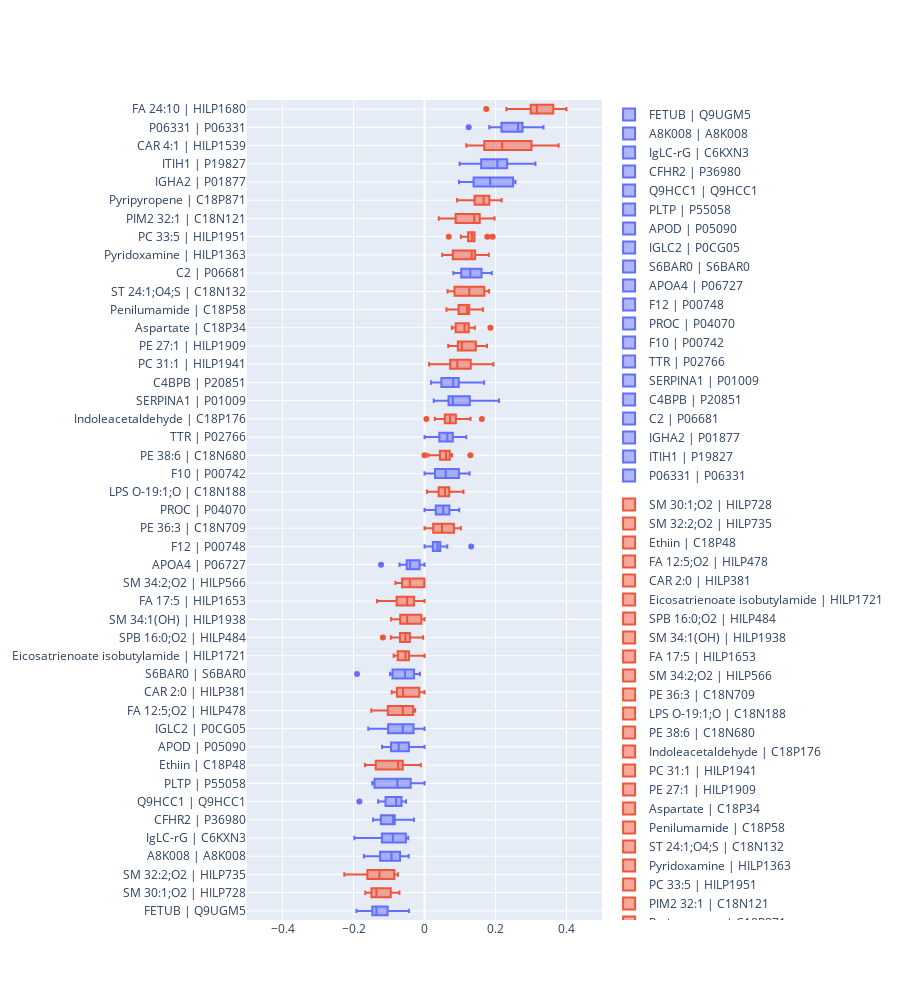

The cell this chart's notebook holds for it:
### Code cell
topN = 50
omic = 'qm'

fig = go.Figure()

tmp = Mcoefs[omic][
    np.intersect1d(
        MCscore[omic].sort_values('medianAbs', ascending=False).index[0:topN],
        MCscore[omic].index[MCscore[omic].sig]
    )
]

tmp = tmp[tmp.median().sort_values().index]

[
    fig.add_trace(go.Box(
        x=coefs,
        name=f"{shortName.loc[feature, 'shortName']} | {feature}",
        marker_color=palette[0] if shortName.loc[feature, 'type']=='q' else palette[1],
        legendgroup=0 if shortName.loc[feature, 'type']=='q' else 1
    ))
    for feature, coefs in tmp.items()
]

fig.update_xaxes(range=(-0.5,0.5))
fig.update_yaxes(showgrid=True)
fig.update_layout(height=1000, width=900)
fig.show()

with open('Coef_distribution.html', 'w') as f:
    f.write(fig.to_html(full_html=False, include_plotlyjs='cdn', default_height='50%', default_width='80%'))

### Figure 1 — Plotly figure (JSON) as saved in the notebook; plotly's stock layout.template omitted (floating-point values rounded to 4 significant figures)
{"data": [{"legendgroup": "0", "marker": {"color": "#636EFA"}, "name": "FETUB | Q9UGM5", "type": "box", "x": [-0.146, -0.1917, -0.1038, -0.1209, -0.126, -0.1471, -0.1449, -0.08909, -0.1792, -0.04339]}, {"legendgroup": "1", "marker": {"color": "#EF553B"}, "name": "SM 30:1;O2 | HILP728", "type": "box", "x": [-0.1482, -0.1211, -0.1668, -0.1494, -0.08574, -0.09513, -0.1567, -0.07062, -0.1316, -0.1393]}, {"legendgroup": "1", "marker": {"color": "#EF553B"}, "name": "SM 32:2;O2 | HILP735", "type": "box", "x": [-0.226, -0.1029, -0.1916, -0.1317, -0.161, -0.08456, -0.1515, -0.08507, -0.07479, -0.1222]}, {"legendgroup": "0", "marker": {"color": "#636EFA"}, "name": "A8K008 | A8K008", "type": "box", "x": [-0.1252, -0.04587, -0.09415, -0.06898, -0.1139, -0.09178, -0.07635, -0.04462, -0.1708, -0.1574]}, {"legendgroup": "0", "marker": {"color": "#636EFA"}, "name": "IgLC-rG | C6KXN3", "type": "box", "x": [-0.04977, -0.06535, -0.1588, -0.04585, -0.1975, -0.113, -0.05266, -0.05898, -0.12, -0.1141]}, {"legendgroup": "0", "marker": {"color": "#636EFA"}, "name": "CFHR2 | P36980", "type": "box", "x": [-0.123, -0.1449, -0.02992, -0.07981, -0.09328, -0.08674, -0.0908, -0.08385, -0.1414, -0.08698]}, {"legendgroup": "0", "marker": {"color": "#636EFA"}, "name": "Q9HCC1 | Q9HCC1", "type": "box", "x": [-0.07977, -0.1098, -0.0589, -0.05212, -0.1835, -0.1307, -0.08009, -0.06485, -0.09297, -0.07219]}, {"legendgroup": "0", "marker": {"color": "#636EFA"}, "name": "PLTP | P55058", "type": "box", "x": [-0.1409, -0.1472, 0, -0.08408, 0, -0.07709, -0.07555, -0.07091, -0.1468, -0.03885]}, {"legendgroup": "1", "marker": {"color": "#EF553B"}, "name": "Ethiin | C18P48", "type": "box", "x": [-0.082, -0.168, -0.04425, -0.06117, -0.07165, -0.07743, -0.0102, -0.06253, -0.1562, -0.1374]}, {"legendgroup": "0", "marker": {"color": "#636EFA"}, "name": "APOD | P05090", "type": "box", "x": [0, -0.08718, -0.09421, 0, -0.1087, -0.07975, -0.1195, -0.06593, -0.05757, -0.04401]}, {"legendgroup": "0", "marker": {"color": "#636EFA"}, "name": "IGLC2 | P0CG05", "type": "box", "x": [-0.05113, -0.1584, -0.03097, -0.08315, 0, -0.1025, -0.1212, -0.05619, -0.06648, 0]}, {"legendgroup": "1", "marker": {"color": "#EF553B"}, "name": "FA 12:5;O2 | HILP478", "type": "box", "x": [-0.1035, -0.1095, -0.02917, -0.05245, -0.07921, -0.05602, -0.1498, -0.03191, -0.06625, -0.02614]}, {"legendgroup": "1", "marker": {"color": "#EF553B"}, "name": "CAR 2:0 | HILP381", "type": "box", "x": [-0.01043, -0.09236, -0.09063, -0.01468, -0.07769, -0.06584, -0.06828, -0.0552, -9.295e-05, -0.0424]}, {"legendgroup": "0", "marker": {"color": "#636EFA"}, "name": "S6BAR0 | S6BAR0", "type": "box", "x": [-0.02947, -0.01595, -0.03384, -0.09013, -0.1901, -0.07961, -0.0972, -0.0759, -0.03316, -0.01301]}, {"legendgroup": "1", "marker": {"color": "#EF553B"}, "name": "Eicosatrienoate isobutylamide | HILP1721", "type": "box", "x": [-0.08702, -0.08357, -0.04685, -0.04372, -0.05434, -0.04377, -0.05337, -0.07001, -0.07554, 0]}, {"legendgroup": "1", "marker": {"color": "#EF553B"}, "name": "SPB 16:0;O2 | HILP484", "type": "box", "x": [-0.01322, -0.04913, -0.09505, -0.05815, -0.06917, -0.06463, -0.04203, -0.04125, -0.1173, -0.003746]}, {"legendgroup": "1", "marker": {"color": "#EF553B"}, "name": "SM 34:1(OH) | HILP1938", "type": "box", "x": [-0.03425, -0.06338, -0.008752, -0.09403, 0, -0.06051, 0, -0.06851, -0.07733, -0.03748]}, {"legendgroup": "1", "marker": {"color": "#EF553B"}, "name": "FA 17:5 | HILP1653", "type": "box", "x": [-0.1338, -0.04063, -0.00655, -0.1119, -0.04783, -0.06224, -0.02974, -0.0501, 0, -0.0787]}, {"legendgroup": "1", "marker": {"color": "#EF553B"}, "name": "SM 34:2;O2 | HILP566", "type": "box", "x": [-0.08185, -0.06949, -0.06253, 0, -0.01678, -0.06313, 0, -0.04458, -0.0006575, -0.03808]}, {"legendgroup": "0", "marker": {"color": "#636EFA"}, "name": "APOA4 | P06727", "type": "box", "x": [-0.04249, -0.1224, -0.03844, -0.03311, 0, -0.07029, 0, -0.05022, -0.0441, -0.01373]}, {"legendgroup": "0", "marker": {"color": "#636EFA"}, "name": "F12 | P00748", "type": "box", "x": [0.02362, 0.03388, 0, 0.06418, 0.1315, 0.03617, 0.03709, 0.04438, 0.04003, 0]}, {"legendgroup": "1", "marker": {"color": "#EF553B"}, "name": "PE 36:3 | C18N709", "type": "box", "x": [0, 0.08269, 0.0498, 0.02442, 0.04886, 0.03857, 0.02397, 0.05942, 0.1023, 0.09997]}, {"legendgroup": "0", "marker": {"color": "#636EFA"}, "name": "PROC | P04070", "type": "box", "x": [0.09553, 0.07006, 0.0978, 0.03773, 0, 0.0556, 0.01196, 0.0316, 0.05043, 0.06526]}, {"legendgroup": "1", "marker": {"color": "#EF553B"}, "name": "LPS O-19:1;O | C18N188", "type": "box", "x": [0.05812, 0.06969, 0.1096, 0.04471, 0.06966, 0.05815, 0.05743, 0.03984, 0.006958, 0.01456]}, {"legendgroup": "0", "marker": {"color": "#636EFA"}, "name": "F10 | P00742", "type": "box", "x": [0.09681, 0.127, 0, 0.0759, 0.02964, 0.05036, 0.06873, 0.04095, 0.1094, 0.02781]}, {"legendgroup": "1", "marker": {"color": "#EF553B"}, "name": "PE 38:6 | C18N680", "type": "box", "x": [0.1291, 0.0608, 0.07109, 0.07734, 0.06128, 0.06032, 0.01055, 0.04331, 0, 0.04902]}, {"legendgroup": "0", "marker": {"color": "#636EFA"}, "name": "TTR | P02766", "type": "box", "x": [0, 0.03244, 0.1175, 0.08279, 0.04178, 0.07969, 0.05127, 0.07028, 0.0627, 0.06588]}, {"legendgroup": "1", "marker": {"color": "#EF553B"}, "name": "Indoleacetaldehyde | C18P176", "type": "box", "x": [0.0883, 0.1297, 0.005266, 0.06851, 0.02908, 0.08115, 0.1616, 0.06974, 0.05711, 0.07392]}, {"legendgroup": "0", "marker": {"color": "#636EFA"}, "name": "SERPINA1 | P01009", "type": "box", "x": [0.0501, 0.2101, 0.07474, 0.1276, 0.02593, 0.08505, 0.142, 0.07281, 0.06773, 0.1023]}, {"legendgroup": "0", "marker": {"color": "#636EFA"}, "name": "C4BPB | P20851", "type": "box", "x": [0.09169, 0.08935, 0.09639, 0.07257, 0.04745, 0.06124, 0.1679, 0.04421, 0.01845, 0.1124]}, {"legendgroup": "1", "marker": {"color": "#EF553B"}, "name": "PC 31:1 | HILP1941", "type": "box", "x": [0.136, 0.08767, 0.02521, 0.07238, 0.01286, 0.09727, 0.194, 0.07784, 0.1151, 0.1301]}, {"legendgroup": "1", "marker": {"color": "#EF553B"}, "name": "PE 27:1 | HILP1909", "type": "box", "x": [0.1691, 0.07244, 0.1117, 0.06686, 0.1761, 0.09386, 0.1445, 0.1045, 0.0973, 0.1057]}, {"legendgroup": "1", "marker": {"color": "#EF553B"}, "name": "Aspartate | C18P34", "type": "box", "x": [0.1856, 0.08768, 0.0771, 0.1134, 0.1174, 0.1123, 0.08883, 0.07826, 0.1247, 0.1417]}, {"legendgroup": "1", "marker": {"color": "#EF553B"}, "name": "Penilumamide | C18P58", "type": "box", "x": [0.09594, 0.1646, 0.1202, 0.126, 0.1192, 0.1143, 0.121, 0.06183, 0.1352, 0.09219]}, {"legendgroup": "1", "marker": {"color": "#EF553B"}, "name": "ST 24:1;O4;S | C18N132", "type": "box", "x": [0.06516, 0.1819, 0.1618, 0.08459, 0.1684, 0.1071, 0.1798, 0.08369, 0.1454, 0.1005]}, {"legendgroup": "0", "marker": {"color": "#636EFA"}, "name": "C2 | P06681", "type": "box", "x": [0.1605, 0.1147, 0.1665, 0.09401, 0.1558, 0.1035, 0.1897, 0.08104, 0.1262, 0.1317]}, {"legendgroup": "1", "marker": {"color": "#EF553B"}, "name": "Pyridoxamine | HILP1363", "type": "box", "x": [0.1653, 0.1811, 0.04974, 0.1298, 0.07438, 0.1285, 0.1404, 0.07976, 0.1426, 0.1363]}, {"legendgroup": "1", "marker": {"color": "#EF553B"}, "name": "PC 33:5 | HILP1951", "type": "box", "x": [0.1408, 0.1391, 0.177, 0.1333, 0.1919, 0.06829, 0.1342, 0.1023, 0.1227, 0.1256]}, {"legendgroup": "1", "marker": {"color": "#EF553B"}, "name": "PIM2 32:1 | C18N121", "type": "box", "x": [0.151, 0.1484, 0.04012, 0.1285, 0.1661, 0.0877, 0.1555, 0.06529, 0.1316, 0.1973]}, {"legendgroup": "1", "marker": {"color": "#EF553B"}, "name": "Pyripyropene | C18P871", "type": "box", "x": [0.1827, 0.1693, 0.1411, 0.1493, 0.2107, 0.1302, 0.164, 0.09177, 0.2174, 0.1721]}, {"legendgroup": "0", "marker": {"color": "#636EFA"}, "name": "IGHA2 | P01877", "type": "box", "x": [0.09704, 0.2021, 0.1884, 0.1695, 0.2495, 0.1382, 0.2519, 0.1184, 0.1811, 0.2563]}, {"legendgroup": "0", "marker": {"color": "#636EFA"}, "name": "ITIH1 | P19827", "type": "box", "x": [0.1705, 0.2296, 0.1882, 0.1597, 0.2436, 0.1355, 0.3125, 0.0989, 0.222, 0.2328]}, {"legendgroup": "1", "marker": {"color": "#EF553B"}, "name": "CAR 4:1 | HILP1539", "type": "box", "x": [0.2199, 0.1683, 0.3014, 0.2171, 0.2117, 0.1646, 0.3779, 0.1178, 0.3308, 0.2603]}, {"legendgroup": "0", "marker": {"color": "#636EFA"}, "name": "P06331 | P06331", "type": "box", "x": [0.3246, 0.2705, 0.2741, 0.2168, 0.2761, 0.1824, 0.3353, 0.1244, 0.2565, 0.2169]}, {"legendgroup": "1", "marker": {"color": "#EF553B"}, "name": "FA 24:10 | HILP1680", "type": "box", "x": [0.3216, 0.3997, 0.3016, 0.3194, 0.3628, 0.2307, 0.299, 0.1739, 0.3846, 0.3134]}], "layout": {"height": 1000, "width": 900, "xaxis": {"range": [-0.5, 0.5]}, "yaxis": {"showgrid": true}}}
